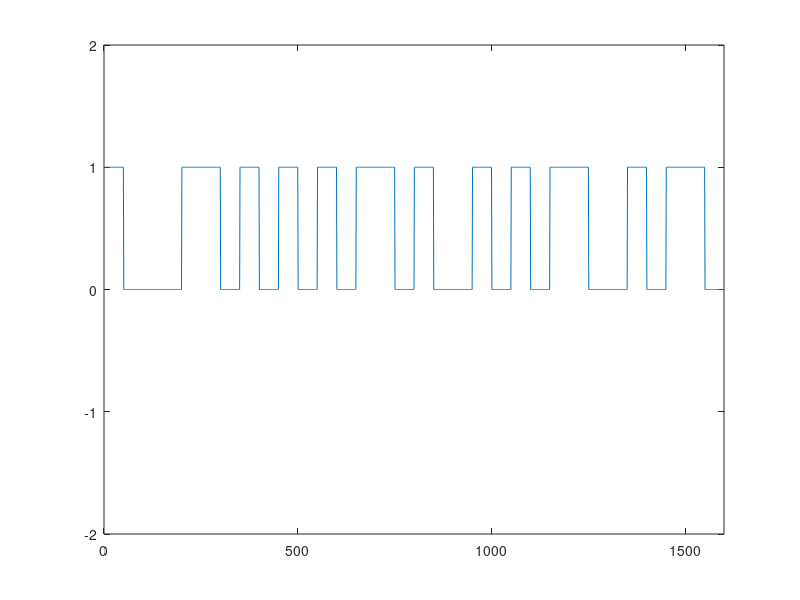
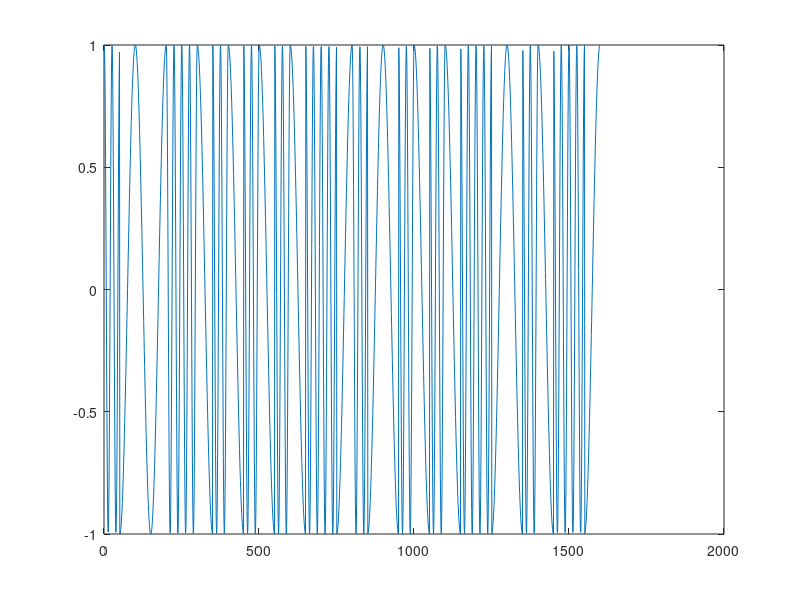
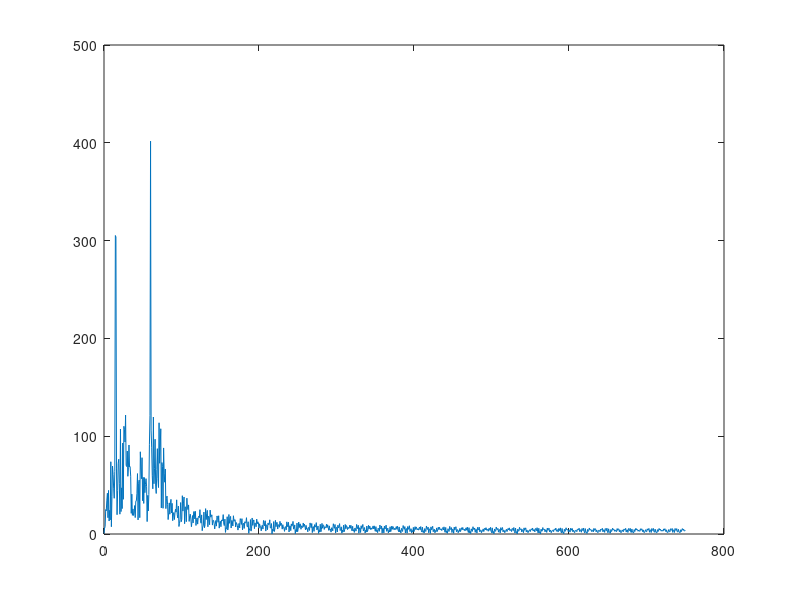

The MATLAB script that drew these images, in order:
clear all 
close all
d_input = [1 0 0 0 1 1 0 1 0 1 0 1 0 1 1 0 1 0 0 1 0 1 0 1 1 0 0 1 0 1 1 0];
%% BFSK 

length = 50;
fc = 60;
fc2 = 15;

for i=1:size(d_input, 2)
    t = linspace(0, 2/fc, length); 
    
    if d_input(i) == 1
        input(1+(i-1)*size(t, 2):size(t, 2)*i) = 1; 
    elseif d_input(i) == 0 
        input(1+(i-1)*size(t, 2):size(t, 2)*i) = 0; 
    end
end

t = linspace(0, size(d_input, 2)*(2/fc), size(d_input, 2)*length);
s = 1*cos(2*pi*fc*t).*input + 1*cos(2*pi*fc2*t).*mod(input+1, 2);
figure;
plot(1:size(input, 2), input); % figure 1

axis([0 size(input, 2) -2 2]);
figure;
plot(1:size(input, 2), s); % figure 2
%% fft 

len = 2^nextpow2(max(size(s)));
FFT = fft(s, len);
f = length*fc/2/2*linspace(0, 1, len/2+1);
a = abs(FFT(1:len/2+1));
figure;
plot(f, a); % figure 3
